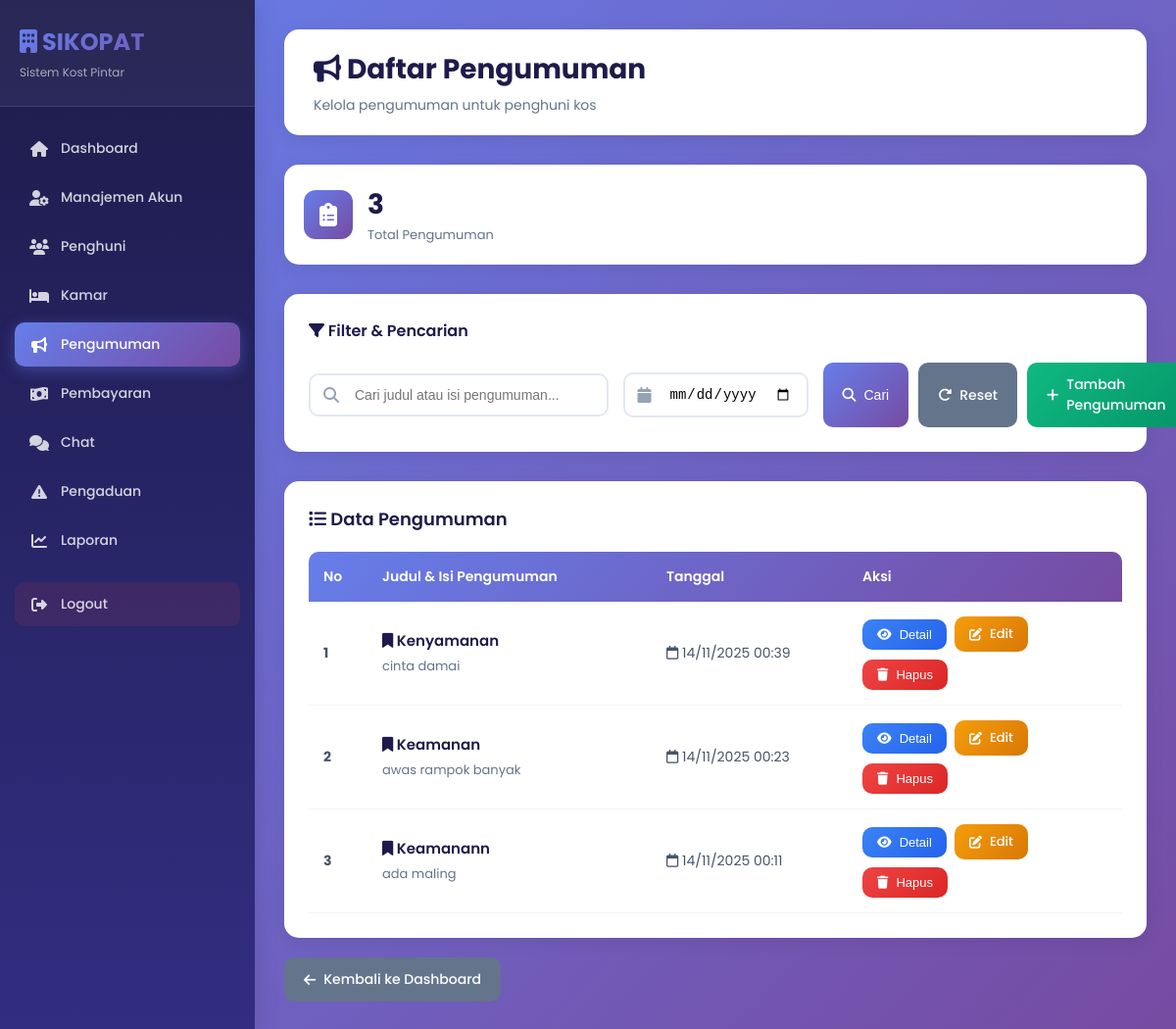
Screenshot of /admin/pengumuman.php (signed in) with the database file from the repository.
### tables this page shows
CREATE TABLE `pengumuman` (
  `id` int(11) NOT NULL,
  `judul` varchar(255) DEFAULT NULL,
  `isi` text NOT NULL,
  `created_by` int(11) DEFAULT NULL,
  `created_at` datetime DEFAULT current_timestamp()
);

### admin/pengumuman.php (the view, shortened to what this page needs)
<?php
include '../koneksi.php';
$keyword = isset($_GET['search']) ? mysqli_real_escape_string($koneksi, $_GET['search']) : '';
$tanggal = isset($_GET['tanggal']) ? mysqli_real_escape_string($koneksi, $_GET['tanggal']) : '';
$query = "SELECT * FROM pengumuman WHERE 1";
$query .= " ORDER BY created_at DESC";
$result = mysqli_query($koneksi, $query);
$total_pengumuman = mysqli_num_rows($result);
?>
<!DOCTYPE html>
<html lang="id">
<head>
<link rel="stylesheet" href="https://cdnjs.cloudflare.com/ajax/libs/font-awesome/6.5.0/css/all.min.css">
</head>
<body>
<div class="sidebar">
    <div class="sidebar-header">
        <h3><i class="fa-solid fa-building"></i> SIKOPAT</h3>
        <p>Sistem Kost Pintar</p>
    </div>
    <ul>
        <li><a href="dashboard.php"><i class="fa-solid fa-house"></i> Dashboard</a></li>
        <li><a href="manajemenAkun.php"><i class="fa-solid fa-user-gear"></i> Manajemen Akun</a></li>
        <li><a href="penghuni.php"><i class="fa-solid fa-users"></i> Penghuni</a></li>
        <li><a href="kamar.php"><i class="fa-solid fa-bed"></i> Kamar</a></li>
        <li><a href="pengumuman.php" class="active"><i class="fa-solid fa-bullhorn"></i> Pengumuman</a></li>
        <li><a href="pembayaran.php"><i class="fa-solid fa-money-bill-wave"></i> Pembayaran</a></li>
        <li><a href="chat.php"><i class="fa-solid fa-comments"></i> Chat</a></li>
        <li><a href="pengaduan.php"><i class="fa-solid fa-triangle-exclamation"></i> Pengaduan</a></li>
        <li><a href="laporan.php"><i class="fa-solid fa-chart-line"></i> Laporan</a></li>
        <li>
            <a href="../logout.php" onclick="return confirm('Yakin ingin logout?')" class="logout-btn">
                <i class="fa fa-sign-out-alt"></i> Logout
            </a>
        </li>
    </ul>
</div>
<div class="content">
    <div class="top-bar">
        <h1><i class="fa-solid fa-bullhorn"></i> Daftar Pengumuman</h1>
        <p>Kelola pengumuman untuk penghuni kos</p>
    </div>
    <div class="stats-card">
        <div class="stat-icon">
            <i class="fa-solid fa-clipboard-list"></i>
        </div>
        <div class="stat-info">
            <h3><?= $total_pengumuman ?></h3>
            <p>Total Pengumuman</p>
        </div>
    </div>
    <div class="search-filter-card">
        <h5><i class="fa-solid fa-filter"></i> Filter & Pencarian</h5>
        <form method="GET" class="row g-3">
            <div class="col-md-4">
                <div class="input-group">
                    <i class="fa-solid fa-search"></i>
                    <input type="text" name="search" class="form-control"
                           placeholder="Cari judul atau isi pengumuman..."
                           value="<?= htmlspecialchars($keyword) ?>">
                </div>
            </div>
            <div class="col-md-3">
                <div class="input-group">
                    <i class="fa-solid fa-calendar"></i>
                    <input type="date" name="tanggal" class="form-control"
                           value="<?= htmlspecialchars($tanggal) ?>">
                </div>
            </div>
            <div class="col-md-5 d-flex gap-2">
                <button type="submit" class="btn btn-primary">
                    <i class="fa-solid fa-search"></i> Cari
                </button>
                <a href="pengumuman.php" class="btn btn-secondary">
                    <i class="fa-solid fa-rotate-right"></i> Reset
                </a>
                <a href="../admin/pengumuman/tambah_pengumuman.php" class="btn btn-success" style="margin-left: auto;">
                    <i class="fa-solid fa-plus"></i> Tambah Pengumuman
                </a>
            </div>
        </form>
    </div>
    <div class="table-container">
        <div class="table-header">
            <h3><i class="fa-solid fa-list"></i> Data Pengumuman</h3>
        </div>
        <table>
            <thead>
                <tr>
                    <th width="60px">No</th>
                    <th>Judul & Isi Pengumuman</th>
                    <th width="200px">Tanggal</th>
                    <th width="280px">Aksi</th>
                </tr>
            </thead>
            <tbody>
            <?php
            $no = 1;
            mysqli_data_seek($result, 0);
            if (mysqli_num_rows($result) > 0):
                while ($row = mysqli_fetch_assoc($result)):
            ?>
                <tr>
                    <td><strong><?= $no++ ?></strong></td>
                    <td>
                        <div style="max-width: 600px;">
                            <?php if (!empty($row['judul'])): ?>
                                <div class="pengumuman-judul">
                                    <i class="fa-solid fa-bookmark"></i> <?= htmlspecialchars($row['judul']) ?>
                                </div>
                            <?php endif; ?>
                            <div class="pengumuman-isi">
                                <?= nl2br(htmlspecialchars($row['isi'])) ?>
                            </div>
                        </div>
                    </td>
                    <td>
                        <i class="fa-regular fa-calendar"></i>
                        <?= date('d/m/Y H:i', strtotime($row['created_at'])) ?>
                    </td>
                    <td>
                        <div class="action-buttons">
                            <button class="btn btn-info btn-sm"
                                    onclick='lihatDetail(<?= json_encode($row) ?>)'>
                               <i class="fa-solid fa-eye"></i> Detail
                            </button>
                            <a href="../admin/pengumuman/edit_pengumuman.php?id=<?= $row['id'] ?>"
                               class="btn btn-warning btn-sm">
                               <i class="fa-solid fa-edit"></i> Edit
                            </a>
                            <button class="btn btn-danger btn-sm" onclick="hapusPengumuman(<?= $row['id'] ?>)">
                                <i class="fa-solid fa-trash"></i> Hapus
                            </button>
                        </div>
                    </td>
                </tr>
            <?php
                endwhile;
            endif;
            ?>
            </tbody>
        </table>
    </div>
    <div style="margin-top: 20px;">
        <a href="dashboard.php" class="btn btn-secondary">
            <i class="fa-solid fa-arrow-left"></i> Kembali ke Dashboard
        </a>
    </div>
</div>
</body>
</html>

### rows the page displays
pengumuman: judul "Kenyamanan", isi "cinta damai", created_at "14/11/2025 00:39"
pengumuman: judul "Keamanan", isi "awas rampok banyak", created_at "14/11/2025 00:23"
pengumuman: judul "Keamanann", isi "ada maling", created_at "14/11/2025 00:11"

### other values shown
$total_pengumuman "3"
